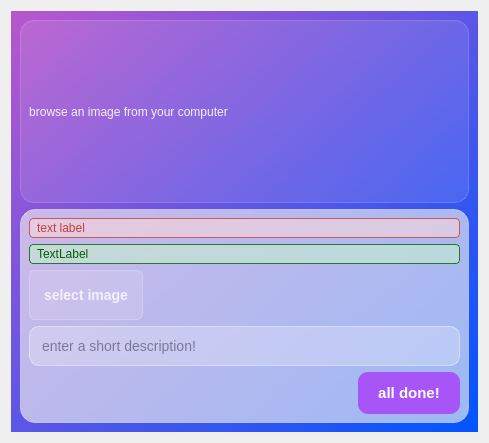
<?xml version="1.0" encoding="UTF-8"?>
<ui version="4.0">
 <class>upload_dialog</class>
 <widget class="QDialog" name="upload_dialog">
  <property name="geometry">
   <rect>
    <x>0</x>
    <y>0</y>
    <width>489</width>
    <height>443</height>
   </rect>
  </property>
  <property name="sizePolicy">
   <sizepolicy hsizetype="Fixed" vsizetype="Fixed">
    <horstretch>0</horstretch>
    <verstretch>0</verstretch>
   </sizepolicy>
  </property>
  <property name="windowTitle">
   <string>Dialog</string>
  </property>
  <property name="styleSheet">
   <string notr="true">/* -----------------------------------------
   UPLOAD DIALOG BACKGROUND WIDGET
----------------------------------------- */
QWidget#bg_widget {
    background: qlineargradient(spread:pad, x1:0, y1:0, x2:1, y2:1, stop:0 rgba(184, 87, 203, 255), stop:1 rgba(0, 85, 255, 255));
    border: none;
}


/* -----------------------------------------
   UPLOAD FORM CARD (Glass Panel)
----------------------------------------- */
QWidget#form_widget {
    background-color: rgba(240, 240, 240, 0.65); /* lighter translucent glass */
    border-radius: 15px;
    border: 1px solid rgba(255, 255, 255, 0.45);
    padding: 20px;
    backdrop-filter: blur(8px);  /* supported on Mac, ignored on Windows */
}

/* -----------------------------------------
   LABELS INSIDE UPLOAD FORM
----------------------------------------- */
QWidget#upload_form_widget QLabel {
    background: transparent;
    color: #2D2440; 
    font-weight: 500;
    font-size: 14px;
    border: none;
    padding: 0;
}

/* -----------------------------------------
   INPUT FIELDS
----------------------------------------- */
QLineEdit#description_edt {
    background-color: rgba(255, 255, 255, 0.25);
    border: 1px solid rgba(255, 255, 255, 0.45);
    border-radius: 10px;
    padding: 10px;
    color: #2D2440;
    font-size: 14px;
}

QLineEdit#title_edit:focus,
QTextEdit#description_edt:focus,
QLineEdit#tags_edit:focus {
    background-color: rgba(255, 255, 255, 0.35);
    border: 1px solid rgba(200, 150, 230, 0.9);
}

/* -----------------------------------------
   IMAGE WIDGET (Card-style glassmorphism)
----------------------------------------- */
QWidget#img_widget {
    background-color: rgba(255, 255, 255, 0.10);     /* subtle glass layer */
    border: 1px solid rgba(255, 255, 255, 0.18);      /* soft edge */
    border-radius: 14px;
    padding: 8px;

    /* Optional: smooth transition on hover */
    transition: background-color 150ms ease,
                border 150ms ease;
}

/* Hover effect - stronger glass glow */
QWidget#img_widget:hover {
    background-color: rgba(255, 255, 255, 0.18);
    border: 1px solid rgba(255, 255, 255, 0.30);
}

/* Inside labels (optional cleanup) */
QWidget#img_widget QLabel {
    background: transparent;
    color: #F5F0FF; /* soft white text */
    border: none;
}


/* -----------------------------------------
   SELECT IMAGE BUTTON (Glass Style)
----------------------------------------- */
QPushButton#select_img_btn {
    background-color: rgba(255, 255, 255, 0.12);   /* Translucent glass */
    color: #F5F0FF;
    border: 1px solid rgba(255, 255, 255, 0.25);
    border-radius: 6px;
    padding: 6px 14px;
    font-weight: 600;
    font-size: 14px;
    min-height: 36px;
}

/* Hover - stronger glass glow */
QPushButton#select_img_btn:hover {
    background-color: rgba(255, 255, 255, 0.18);
    border: 1px solid rgba(255, 255, 255, 0.35);
}

/* Pressed - slightly darker */
QPushButton#select_img_btn:pressed {
    background-color: rgba(255, 255, 255, 0.10);
    border: 1px solid rgba(255, 255, 255, 0.20);
    transform: scale(0.97);
}


/* -----------------------------------------
   UPLOAD BUTTON
----------------------------------------- */
QPushButton#upload_btn {
    background-color:rgb(168, 85, 247) ;
	color: rgb(30, 24, 64);
    color: white;
    border-radius: 10px;
    padding: 12px 20px;
    font-size: 15px;
    font-weight: 700;
}

QPushButton#upload_btn:hover {
    background-color: #C084FC;
}

QPushButton#upload_btn:pressed {
    background-color: #9333EA;
    transform: scale(0.97);
}

/* -----------------------------------------
   CANCEL BUTTON
----------------------------------------- */
QPushButton#cancel_btn {
    background-color: rgba(0,0,0,0.25);
    color: #ffffff;
    border-radius: 8px;
    padding: 10px 20px;
    font-size: 14px;
}

QPushButton#cancel_btn:hover {
    background-color: rgba(0,0,0,0.38);
}

QPushButton#cancel_btn:pressed {
    background-color: rgba(0,0,0,0.50);
    transform: scale(0.97);
}

/* -----------------------------------------
   IMAGE PREVIEW BOX
----------------------------------------- */
QLabel#preview_lbl {
    background-color: rgba(255, 255, 255, 0.2);
    border: 1px solid rgba(255, 255, 255, 0.45);
    border-radius: 12px;
    padding: 5px;
    min-height: 160px; /* adjust as needed */
}
</string>
  </property>
  <layout class="QVBoxLayout" name="verticalLayout">
   <item>
    <widget class="QWidget" name="bg_widget" native="true">
     <layout class="QVBoxLayout" name="verticalLayout_2">
      <item>
       <widget class="QWidget" name="img_widget" native="true">
        <layout class="QVBoxLayout" name="verticalLayout_3">
         <item>
          <widget class="QLabel" name="img_lbl">
           <property name="sizePolicy">
            <sizepolicy hsizetype="Fixed" vsizetype="Ignored">
             <horstretch>0</horstretch>
             <verstretch>0</verstretch>
            </sizepolicy>
           </property>
           <property name="text">
            <string>browse an image from your computer</string>
           </property>
           <property name="alignment">
            <set>Qt::AlignmentFlag::AlignCenter</set>
           </property>
          </widget>
         </item>
        </layout>
       </widget>
      </item>
      <item>
       <widget class="QWidget" name="form_widget" native="true">
        <layout class="QVBoxLayout" name="verticalLayout_4">
         <item>
          <widget class="QLabel" name="error_lbl">
           <property name="styleSheet">
            <string notr="true">    background-color: rgba(248, 215, 218, 150); /* light red with 150/255 opacity */
    color: rgb(196, 62, 57);                              /* dark red text */
    border: 1px solid rgba(196, 62, 57, 200);  /* optional semi-transparent border */
    border-radius: 4px;
    padding: 2px 4px;
</string>
           </property>
           <property name="text">
            <string>text label</string>
           </property>
          </widget>
         </item>
         <item>
          <widget class="QLabel" name="success_lbl">
           <property name="styleSheet">
            <string notr="true">background-color: rgba(198, 239, 206, 150); /* light green with 150/255 opacity */
color: rgb(0, 97, 0);                        /* dark green text */
border: 1px solid rgba(0, 97, 0, 200);      /* optional semi-transparent border */
border-radius: 4px;
padding: 2px 4px;
</string>
           </property>
           <property name="text">
            <string>TextLabel</string>
           </property>
          </widget>
         </item>
         <item>
          <layout class="QHBoxLayout" name="horizontalLayout">
           <item>
            <widget class="QPushButton" name="select_img_btn">
             <property name="text">
              <string>select image</string>
             </property>
            </widget>
           </item>
           <item>
            <spacer name="horizontalSpacer">
             <property name="orientation">
              <enum>Qt::Orientation::Horizontal</enum>
             </property>
             <property name="sizeHint" stdset="0">
              <size>
               <width>40</width>
               <height>20</height>
              </size>
             </property>
            </spacer>
           </item>
          </layout>
         </item>
         <item>
          <widget class="QLineEdit" name="description_edt">
           <property name="placeholderText">
            <string>enter a short description!</string>
           </property>
          </widget>
         </item>
         <item>
          <layout class="QHBoxLayout" name="horizontalLayout_2">
           <item>
            <spacer name="horizontalSpacer_2">
             <property name="orientation">
              <enum>Qt::Orientation::Horizontal</enum>
             </property>
             <property name="sizeHint" stdset="0">
              <size>
               <width>40</width>
               <height>20</height>
              </size>
             </property>
            </spacer>
           </item>
           <item>
            <widget class="QPushButton" name="upload_btn">
             <property name="text">
              <string>all done!</string>
             </property>
            </widget>
           </item>
          </layout>
         </item>
        </layout>
       </widget>
      </item>
     </layout>
    </widget>
   </item>
  </layout>
 </widget>
 <resources/>
 <connections/>
</ui>
